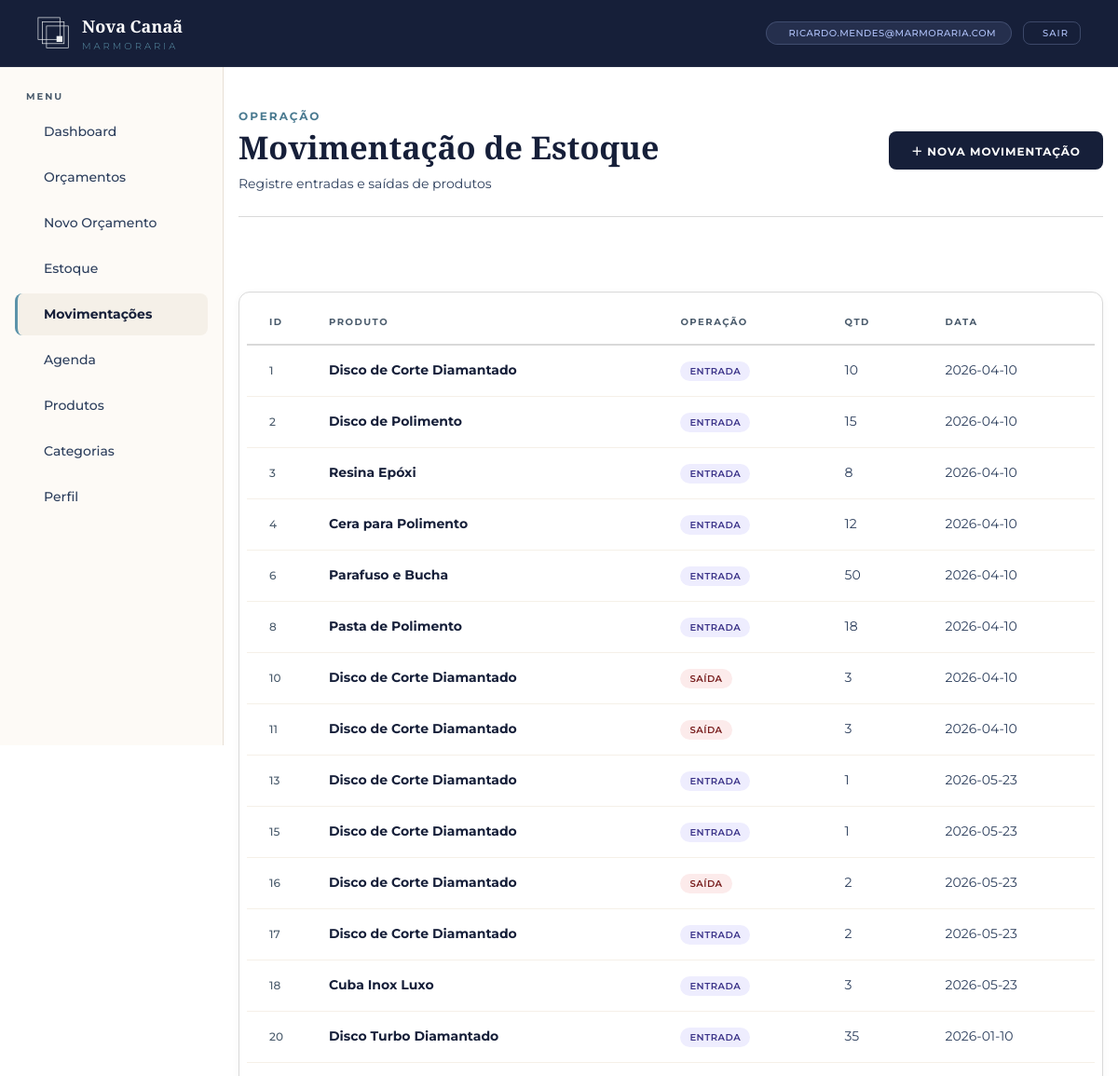
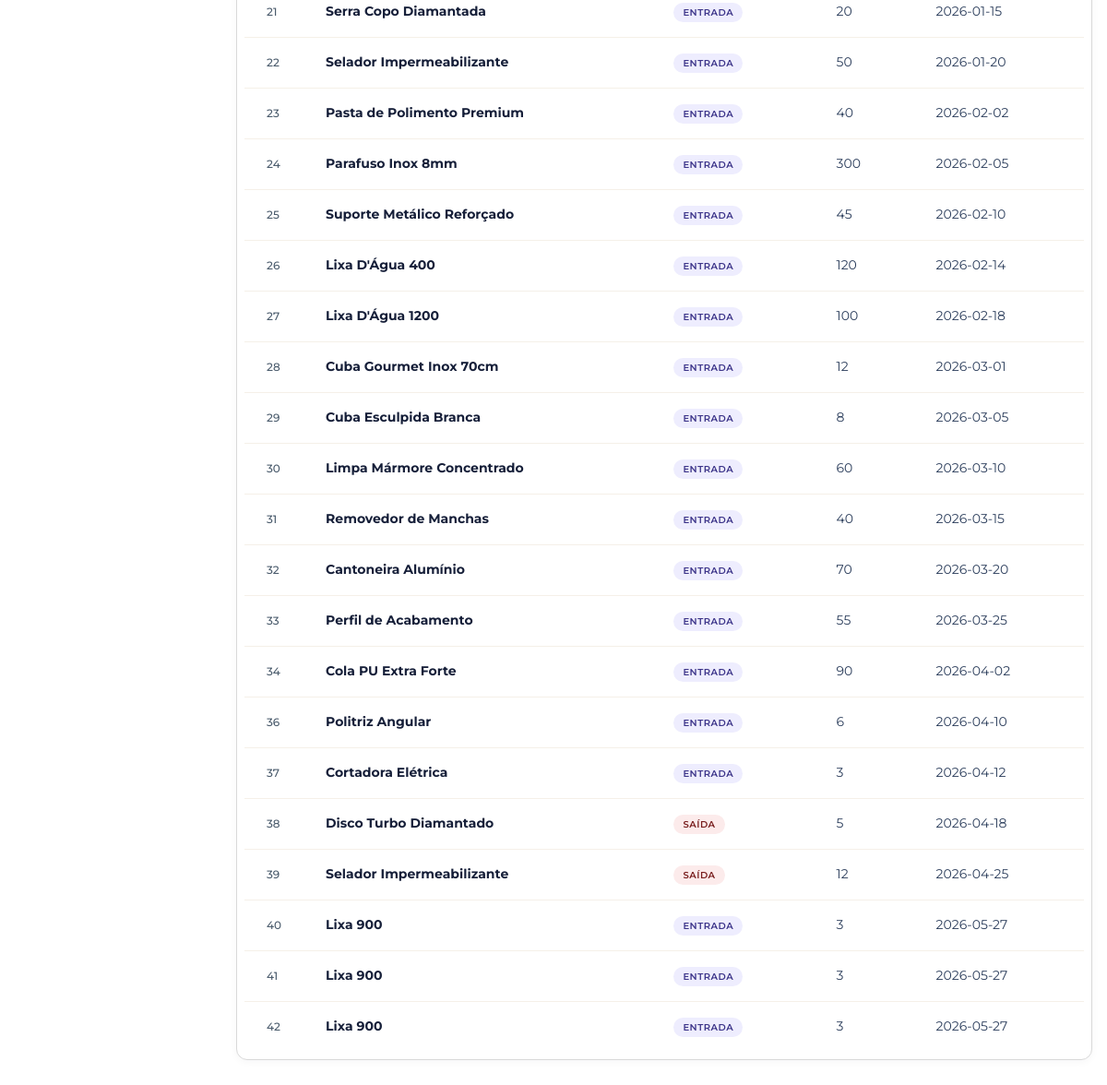
Page /front/view/MovimentacoesEstoque.php (signed in) on the committed database (2 pictures, top to bottom).
### tables this page shows
CREATE TABLE `usuario` (
  `id_usuario` int(11) NOT NULL,
  `email_usuario` varchar(100) DEFAULT NULL,
  `cd_senha` varchar(255) NOT NULL,
  `tp_usuario` enum('Administrador','Vendedor') NOT NULL
);

CREATE TABLE `movimentacao_estoque` (
  `id_movimentacao` int(11) NOT NULL,
  `id_produto` int(11) NOT NULL,
  `qt_movimentacao` int(11) NOT NULL,
  `dt_movimentacao` date NOT NULL DEFAULT curdate(),
  `tp_movimentacao` enum('Entrada','Saída') NOT NULL
);

CREATE TABLE `produto` (
  `id_produto` int(11) NOT NULL,
  `id_categoria` int(11) NOT NULL,
  `nm_produto` varchar(255) NOT NULL,
  `ds_produto` text NOT NULL,
  `vl_produto` decimal(10,2) NOT NULL
);

### front/view/includes/usuario.php (called while the page is built, shortened)
<?php
require_once __DIR__ . '/../../../back/config/database.php';
require_once __DIR__ . '/../../../back/models/Usuario.php';
$logado = $_SESSION['usuario'];
$idUsuario = $logado['id_usuario'];
$modelU = new Usuario($pdo);
$usuario = $modelU->getPerfil($idUsuario);

### back/models/Model.php (called while the page is built, shortened)
<?php
abstract class Model implements ICrud
{
    public function __construct(PDO $PDO, $table)
    {
        $this->_PDO = $PDO;
        $this->_table = $table;
    }
}
?>

### back/models/Usuario.php (called while the page is built, shortened)
<?php
class Usuario extends Pessoa implements IAutenticavel
{
    public function getPerfil($idUsuario): string
    {
    $sql = "SELECT u.email_usuario, u.tp_usuario FROM usuario u WHERE u.id_usuario = :id";
        $stmt = $this->_PDO->prepare($sql);
        $stmt->bindValue(':id', $idUsuario);
        $stmt->execute();
        $dados = $stmt->fetch(PDO::FETCH_ASSOC);
        if ($dados) {
            $this->email = $dados['email_usuario'];
            $this->tp_usuario = $dados['tp_usuario'];
            return "
                <tr>
                    <th>Email:</th>
                    <td>{$this->email}</td>
                </tr>
                <tr>
                    <th>Tipo de Usuario:</th>
                    <td>{$this->tp_usuario}</td>
                </tr>
            ";
        }
        return "<tr><td colspan='2'>Usuário não encontrado</td></tr>";
    }
}

### front/view/includes/MovimentacaoEstoque.php (called while the page is built, shortened)
<?php
require_once __DIR__ . '/../../../back/controller/MovimentacaoEstoqueController.php';
$controller = new MovimentacaoEstoqueController($pdo);
$movimentacoes = $controller->listar();

### back/controller/MovimentacaoEstoqueController.php (called while the page is built, shortened)
<?php
require_once __DIR__ . '/../models/MovimentacaoEstoque.php';
class MovimentacaoEstoqueController
{
    private MovimentacaoEstoque $model;
    public function __construct(PDO $conn)
    {
        $this->model = new MovimentacaoEstoque($conn);
    }
    public function listar(): array
    {
        return $this->model->listarTodos();
    }
}

### back/models/MovimentacaoEstoque.php (called while the page is built, shortened)
<?php
require_once __DIR__ . '/Model.php';
class MovimentacaoEstoque extends Model
{
    public function listarTodos(): array
    {
        $sql = "SELECT m.*, p.nm_produto
                FROM {$this->_table} m
                LEFT JOIN produto p ON m.id_produto = p.id_produto
                ORDER BY m.id_movimentacao ASC";
        $stmt = $this->_PDO->prepare($sql);
        $stmt->execute();
        return $stmt->fetchAll(PDO::FETCH_ASSOC);
    }
}
?>

### front/view/MovimentacoesEstoque.php (the view, shortened to what this page needs)
<?php
$paginaAtiva  = 'movimentacoesestoque';
$cssExtra     = '../assets/css/dashboard.css';
include './includes/usuario.php';
include './includes/layout.php';
include './includes/MovimentacaoEstoque.php';
?>
<div class="page-header">
    <div>
        <div class="page-eyebrow">Operação</div>
        <h1 class="page-title">Movimentação de Estoque</h1>
        <p class="page-desc">Registre entradas e saídas de produtos</p>
    </div>
    <button class="btn btn-primary" onclick="abrirModalCriar()">＋ Nova movimentação</button>
</div>
<div class="card">
    <?php if (empty($movimentacoes)): ?>
        <div class="empty">
            <i class="ti ti-transfer"></i>
            Nenhuma movimentação registrada ainda.
        </div>
    <?php else: ?>
        <table class="table">
            <thead>
                <tr>
                    <th style="width:60px;">ID</th>
                    <th>Produto</th>
                    <th>Operação</th>
                    <th>Qtd</th>
                    <th>Data</th>
                </tr>
            </thead>
            <tbody>
                <?php foreach ($movimentacoes as $mov): ?>
                    <tr>
                        <td class="col-id"><?= htmlspecialchars($mov['id_movimentacao']) ?></td>
                        <td><strong><?= htmlspecialchars($mov['nm_produto'] ?? 'N/A') ?></strong></td>
                        <td>
                            <span class="badge <?= $mov['tp_movimentacao'] === 'Entrada' ? 'badge-aprovado' : 'badge-cancelado' ?>">
                                <?= htmlspecialchars($mov['tp_movimentacao']) ?>
                            </span>
                        </td>
                        <td><?= htmlspecialchars($mov['qt_movimentacao']) ?></td>
                        <td><?= htmlspecialchars($mov['dt_movimentacao']) ?></td>
                    </tr>
                <?php endforeach; ?>
            </tbody>
        </table>
    <?php endif; ?>
</div>
</main>
</div>
</body>
</html>

### front/view/includes/layout.php (shortened to what this page needs)
<!DOCTYPE html>
<html lang="pt-br">
<head>
        <link rel="stylesheet" href="../assets/css/base.css">
        <link rel="stylesheet" href="../assets/css/rubia.css">
        <?php if (!empty($cssExtra)): ?>
                <link rel="stylesheet" href="<?= $cssExtra ?>">
        <?php endif; ?>
        <link rel="stylesheet" href="https://cdn.jsdelivr.net/npm/@tabler/icons-webfont@latest/tabler-icons.min.css">
</head>
<body>
        <div class="app">
                <header class="header">
                        <a href="Dashboard.php" class="logo">
                                <div class="title-header">
                                        Nova Canaã
                                        <small>Marmoraria</small>
                                </div>
                        </a>
                        <div class="header-user-group">
                                <a href="Perfil.php" class="user">
                                        <?= $logado['email_usuario'] ?>
                                </a>
                                <a href="?acao=logout" class="btn-logout">
                                        Sair
                                </a>
                        </div>
                </header>
                <aside class="sidebar">
                        <div class="nav-label">Menu</div>
                        <a href="Dashboard.php" class="nav-item <?= $paginaAtiva === 'dashboard' ? 'active' : '' ?>"> Dashboard</a>
                        <a href="Orcamentos.php"
                                class="nav-item <?= $paginaAtiva === 'orcamentos' ? 'active' : '' ?>"> Orçamentos</a>
                        <a href="NovoOrcamento.php"
                                class="nav-item <?= $paginaAtiva === 'novoorcamento' ? 'active' : '' ?>"> Novo Orçamento</a>
                        <a href="Estoque.php" class="nav-item <?= $paginaAtiva === 'estoque' ? 'active' : '' ?>"> Estoque</a>
                        <a href="MovimentacoesEstoque.php"
                                class="nav-item <?= $paginaAtiva === 'movimentacoesestoque' ? 'active' : '' ?>"> Movimentações</a>
                        <a href="Agenda.php" class="nav-item <?= $paginaAtiva === 'agenda' ? 'active' : '' ?>"> Agenda</a>
                        <a href="Produtos.php" class="nav-item <?= $paginaAtiva === 'produtos' ? 'active' : '' ?>"> Produtos</a>
                        <a href="Categorias.php"
                                class="nav-item <?= $paginaAtiva === 'categorias' ? 'active' : '' ?>"> Categorias</a>
                        <a href="Perfil.php" class="nav-item <?= $paginaAtiva === 'perfil' ? 'active' : '' ?>"> Perfil</a>
                </aside>
                <main>

### front/assets/css/rubia.css (style rules this page uses)
.header-user-group { display: flex; align-items: center; gap: var(--space-md); }
.btn-logout { display: inline-flex; align-items: center; gap: var(--space-sm); padding: var(--space-xs) var(--space-md); background: transparent; color: var(--nevoa); border: 1px solid rgba(175, 193, 248, 0.25); border-radius: var(--radius-md); font-family: var(--sans); font-size: var(--text-xs); font-weight: var(--font-medium); letter-spacing: 1px; text-transform: uppercase; text-decoration: none; cursor: pointer; transition: background 0.2s, border-color 0.2s, color 0.2s; }
.header .user { cursor: pointer; text-decoration: none; }

### front/assets/css/dashboard.css (style rules this page uses)
:root { --cp: var(--color-primary); --cts: var(--pedra-claro); --ctl: var(--color-text-light); --bg: var(--color-bg); --bgs: var(--color-bg-soft); --bdr: var(--color-border); --ca: var(--color-accent); --fp: var(--font-primary); --sm: var(--space-sm); --md: var(--space-md); --lg: var(--space-lg); --xl: var(--space-xl); --rmd: var(--radius-md); --rlg: var(--radius-lg); --rpill: var(--radius-pill); --xs: var(--space-xs); }
body { background-color: var(--color-bg-soft) !important; }
main { width: min(1120px, calc(100% - 32px)); margin: 0 auto; padding: 44px 0 64px; display: flex; flex-direction: column; gap: var(--space-2xl); }
.badge { display:inline-flex;align-items:center;padding:3px 10px;border-radius:var(--rpill);font-size:10px;font-weight:600;letter-spacing:.5px;text-transform:uppercase; }

### rows in the picture
usuario: email_usuario "RICARDO.MENDES@MARMORARIA.COM"
movimentacao_estoque: id_movimentacao "1", id_produto.nm_produto "Disco de Corte Diamantado", tp_movimentacao "ENTRADA", qt_movimentacao "10", dt_movimentacao "2026-04-10"
movimentacao_estoque: id_movimentacao "2", id_produto.nm_produto "Disco de Polimento", tp_movimentacao "ENTRADA", qt_movimentacao "15", dt_movimentacao "2026-04-10"
movimentacao_estoque: id_movimentacao "3", id_produto.nm_produto "Resina Epóxi", tp_movimentacao "ENTRADA", qt_movimentacao "8", dt_movimentacao "2026-04-10"
movimentacao_estoque: id_movimentacao "4", id_produto.nm_produto "Cera para Polimento", tp_movimentacao "ENTRADA", qt_movimentacao "12", dt_movimentacao "2026-04-10"
movimentacao_estoque: id_movimentacao "6", id_produto.nm_produto "Parafuso e Bucha", tp_movimentacao "ENTRADA", qt_movimentacao "50", dt_movimentacao "2026-04-10"
movimentacao_estoque: id_movimentacao "8", id_produto.nm_produto "Pasta de Polimento", tp_movimentacao "ENTRADA", qt_movimentacao "18", dt_movimentacao "2026-04-10"
movimentacao_estoque: id_movimentacao "10", id_produto.nm_produto "Disco de Corte Diamantado", tp_movimentacao "SAÍDA", qt_movimentacao "3", dt_movimentacao "2026-04-10"
movimentacao_estoque: id_movimentacao "11", id_produto.nm_produto "Disco de Corte Diamantado", tp_movimentacao "SAÍDA", qt_movimentacao "3", dt_movimentacao "2026-04-10"
movimentacao_estoque: id_movimentacao "13", id_produto.nm_produto "Disco de Corte Diamantado", tp_movimentacao "ENTRADA", qt_movimentacao "1", dt_movimentacao "2026-05-23"
movimentacao_estoque: id_movimentacao "15", id_produto.nm_produto "Disco de Corte Diamantado", tp_movimentacao "ENTRADA", qt_movimentacao "1", dt_movimentacao "2026-05-23"
movimentacao_estoque: id_movimentacao "16", id_produto.nm_produto "Disco de Corte Diamantado", tp_movimentacao "SAÍDA", qt_movimentacao "2", dt_movimentacao "2026-05-23"
movimentacao_estoque: id_movimentacao "17", id_produto.nm_produto "Disco de Corte Diamantado", tp_movimentacao "ENTRADA", qt_movimentacao "2", dt_movimentacao "2026-05-23"
movimentacao_estoque: id_movimentacao "18", id_produto.nm_produto "Cuba Inox Luxo", tp_movimentacao "ENTRADA", qt_movimentacao "3", dt_movimentacao "2026-05-23"
movimentacao_estoque: id_movimentacao "20", id_produto.nm_produto "Disco Turbo Diamantado", tp_movimentacao "ENTRADA", qt_movimentacao "35", dt_movimentacao "2026-01-10"
movimentacao_estoque: id_movimentacao "21", id_produto.nm_produto "Serra Copo Diamantada", tp_movimentacao "ENTRADA", qt_movimentacao "20", dt_movimentacao "2026-01-15"
movimentacao_estoque: id_movimentacao "22", id_produto.nm_produto "Selador Impermeabilizante", tp_movimentacao "ENTRADA", qt_movimentacao "50", dt_movimentacao "2026-01-20"
movimentacao_estoque: id_movimentacao "23", id_produto.nm_produto "Pasta de Polimento Premium", tp_movimentacao "ENTRADA", qt_movimentacao "40", dt_movimentacao "2026-02-02"
movimentacao_estoque: id_movimentacao "24", id_produto.nm_produto "Parafuso Inox 8mm", tp_movimentacao "ENTRADA", qt_movimentacao "300", dt_movimentacao "2026-02-05"
movimentacao_estoque: id_movimentacao "25", id_produto.nm_produto "Suporte Metálico Reforçado", tp_movimentacao "ENTRADA", qt_movimentacao "45", dt_movimentacao "2026-02-10"
movimentacao_estoque: id_movimentacao "26", id_produto.nm_produto "Lixa D'Água 400", tp_movimentacao "ENTRADA", qt_movimentacao "120", dt_movimentacao "2026-02-14"
movimentacao_estoque: id_movimentacao "27", id_produto.nm_produto "Lixa D'Água 1200", tp_movimentacao "ENTRADA", qt_movimentacao "100", dt_movimentacao "2026-02-18"
movimentacao_estoque: id_movimentacao "28", id_produto.nm_produto "Cuba Gourmet Inox 70cm", tp_movimentacao "ENTRADA", qt_movimentacao "12", dt_movimentacao "2026-03-01"
movimentacao_estoque: id_movimentacao "29", id_produto.nm_produto "Cuba Esculpida Branca", tp_movimentacao "ENTRADA", qt_movimentacao "8", dt_movimentacao "2026-03-05"
movimentacao_estoque: id_movimentacao "30", id_produto.nm_produto "Limpa Mármore Concentrado", tp_movimentacao "ENTRADA", qt_movimentacao "60", dt_movimentacao "2026-03-10"
movimentacao_estoque: id_movimentacao "31", id_produto.nm_produto "Removedor de Manchas", tp_movimentacao "ENTRADA", qt_movimentacao "40", dt_movimentacao "2026-03-15"
movimentacao_estoque: id_movimentacao "32", id_produto.nm_produto "Cantoneira Alumínio", tp_movimentacao "ENTRADA", qt_movimentacao "70", dt_movimentacao "2026-03-20"
movimentacao_estoque: id_movimentacao "33", id_produto.nm_produto "Perfil de Acabamento", tp_movimentacao "ENTRADA", qt_movimentacao "55", dt_movimentacao "2026-03-25"
movimentacao_estoque: id_movimentacao "34", id_produto.nm_produto "Cola PU Extra Forte", tp_movimentacao "ENTRADA", qt_movimentacao "90", dt_movimentacao "2026-04-02"
movimentacao_estoque: id_movimentacao "36", id_produto.nm_produto "Politriz Angular", tp_movimentacao "ENTRADA", qt_movimentacao "6", dt_movimentacao "2026-04-10"
movimentacao_estoque: id_movimentacao "37", id_produto.nm_produto "Cortadora Elétrica", tp_movimentacao "ENTRADA", qt_movimentacao "3", dt_movimentacao "2026-04-12"
movimentacao_estoque: id_movimentacao "38", id_produto.nm_produto "Disco Turbo Diamantado", tp_movimentacao "SAÍDA", qt_movimentacao "5", dt_movimentacao "2026-04-18"
movimentacao_estoque: id_movimentacao "39", id_produto.nm_produto "Selador Impermeabilizante", tp_movimentacao "SAÍDA", qt_movimentacao "12", dt_movimentacao "2026-04-25"
movimentacao_estoque: id_movimentacao "40", id_produto.nm_produto "Lixa 900", tp_movimentacao "ENTRADA", qt_movimentacao "3", dt_movimentacao "2026-05-27"
movimentacao_estoque: id_movimentacao "41", id_produto.nm_produto "Lixa 900", tp_movimentacao "ENTRADA", qt_movimentacao "3", dt_movimentacao "2026-05-27"
movimentacao_estoque: id_movimentacao "42", id_produto.nm_produto "Lixa 900", tp_movimentacao "ENTRADA", qt_movimentacao "3", dt_movimentacao "2026-05-27"
